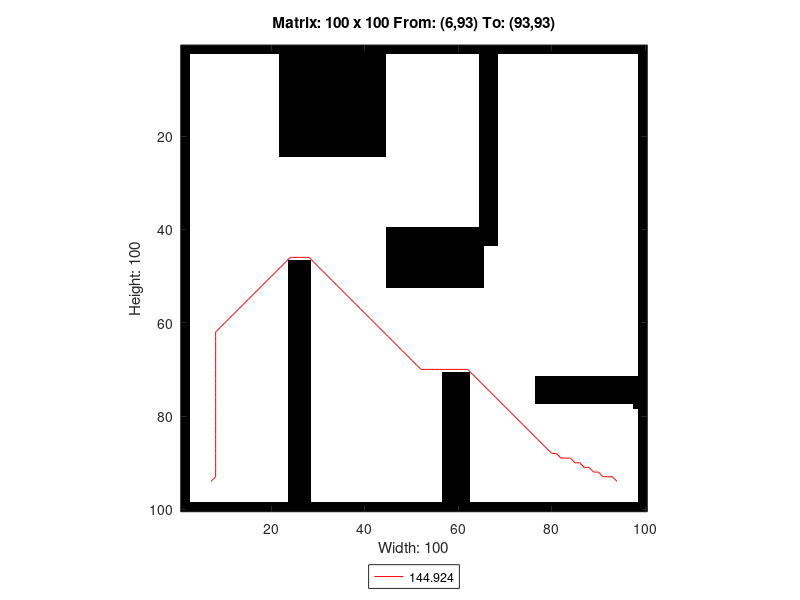

Recreate this plot in MATLAB.
A=[0 0 0 0 0 0 0 0 0 0 0 0 0 0 0 0 0 0 0 0 0 0 0 0 0 0 0 0 0 0 0 0 0 0 0 0 0 0 0 0 0 0 0 0 0 0 0 0 0 0 0 0 0 0 0 0 0 0 0 0 0 0 0 0 0 0 0 0 0 0 0 0 0 0 0 0 0 0 0 0 0 0 0 0 0 0 0 0 0 0 0 0 0 0 0 0 0 0 0 0 ;
0 0 0 0 0 0 0 0 0 0 0 0 0 0 0 0 0 0 0 0 0 0 0 0 0 0 0 0 0 0 0 0 0 0 0 0 0 0 0 0 0 0 0 0 0 0 0 0 0 0 0 0 0 0 0 0 0 0 0 0 0 0 0 0 0 0 0 0 0 0 0 0 0 0 0 0 0 0 0 0 0 0 0 0 0 0 0 0 0 0 0 0 0 0 0 0 0 0 0 0 ;
0 0 1 1 1 1 1 1 1 1 1 1 1 1 1 1 1 1 1 1 1 0 0 0 0 0 0 0 0 0 0 0 0 0 0 0 0 0 0 0 0 0 0 0 1 1 1 1 1 1 1 1 1 1 1 1 1 1 1 1 1 1 1 1 0 0 0 0 1 1 1 1 1 1 1 1 1 1 1 1 1 1 1 1 1 1 1 1 1 1 1 1 1 1 1 1 1 1 0 0 ;
0 0 1 1 1 1 1 1 1 1 1 1 1 1 1 1 1 1 1 1 1 0 0 0 0 0 0 0 0 0 0 0 0 0 0 0 0 0 0 0 0 0 0 0 1 1 1 1 1 1 1 1 1 1 1 1 1 1 1 1 1 1 1 1 0 0 0 0 1 1 1 1 1 1 1 1 1 1 1 1 1 1 1 1 1 1 1 1 1 1 1 1 1 1 1 1 1 1 0 0 ;
0 0 1 1 1 1 1 1 1 1 1 1 1 1 1 1 1 1 1 1 1 0 0 0 0 0 0 0 0 0 0 0 0 0 0 0 0 0 0 0 0 0 0 0 1 1 1 1 1 1 1 1 1 1 1 1 1 1 1 1 1 1 1 1 0 0 0 0 1 1 1 1 1 1 1 1 1 1 1 1 1 1 1 1 1 1 1 1 1 1 1 1 1 1 1 1 1 1 0 0 ;
0 0 1 1 1 1 1 1 1 1 1 1 1 1 1 1 1 1 1 1 1 0 0 0 0 0 0 0 0 0 0 0 0 0 0 0 0 0 0 0 0 0 0 0 1 1 1 1 1 1 1 1 1 1 1 1 1 1 1 1 1 1 1 1 0 0 0 0 1 1 1 1 1 1 1 1 1 1 1 1 1 1 1 1 1 1 1 1 1 1 1 1 1 1 1 1 1 1 0 0 ;
0 0 1 1 1 1 1 1 1 1 1 1 1 1 1 1 1 1 1 1 1 0 0 0 0 0 0 0 0 0 0 0 0 0 0 0 0 0 0 0 0 0 0 0 1 1 1 1 1 1 1 1 1 1 1 1 1 1 1 1 1 1 1 1 0 0 0 0 1 1 1 1 1 1 1 1 1 1 1 1 1 1 1 1 1 1 1 1 1 1 1 1 1 1 1 1 1 1 0 0 ;
0 0 1 1 1 1 1 1 1 1 1 1 1 1 1 1 1 1 1 1 1 0 0 0 0 0 0 0 0 0 0 0 0 0 0 0 0 0 0 0 0 0 0 0 1 1 1 1 1 1 1 1 1 1 1 1 1 1 1 1 1 1 1 1 0 0 0 0 1 1 1 1 1 1 1 1 1 1 1 1 1 1 1 1 1 1 1 1 1 1 1 1 1 1 1 1 1 1 0 0 ;
0 0 1 1 1 1 1 1 1 1 1 1 1 1 1 1 1 1 1 1 1 0 0 0 0 0 0 0 0 0 0 0 0 0 0 0 0 0 0 0 0 0 0 0 1 1 1 1 1 1 1 1 1 1 1 1 1 1 1 1 1 1 1 1 0 0 0 0 1 1 1 1 1 1 1 1 1 1 1 1 1 1 1 1 1 1 1 1 1 1 1 1 1 1 1 1 1 1 0 0 ;
0 0 1 1 1 1 1 1 1 1 1 1 1 1 1 1 1 1 1 1 1 0 0 0 0 0 0 0 0 0 0 0 0 0 0 0 0 0 0 0 0 0 0 0 1 1 1 1 1 1 1 1 1 1 1 1 1 1 1 1 1 1 1 1 0 0 0 0 1 1 1 1 1 1 1 1 1 1 1 1 1 1 1 1 1 1 1 1 1 1 1 1 1 1 1 1 1 1 0 0 ;
0 0 1 1 1 1 1 1 1 1 1 1 1 1 1 1 1 1 1 1 1 0 0 0 0 0 0 0 0 0 0 0 0 0 0 0 0 0 0 0 0 0 0 0 1 1 1 1 1 1 1 1 1 1 1 1 1 1 1 1 1 1 1 1 0 0 0 0 1 1 1 1 1 1 1 1 1 1 1 1 1 1 1 1 1 1 1 1 1 1 1 1 1 1 1 1 1 1 0 0 ;
0 0 1 1 1 1 1 1 1 1 1 1 1 1 1 1 1 1 1 1 1 0 0 0 0 0 0 0 0 0 0 0 0 0 0 0 0 0 0 0 0 0 0 0 1 1 1 1 1 1 1 1 1 1 1 1 1 1 1 1 1 1 1 1 0 0 0 0 1 1 1 1 1 1 1 1 1 1 1 1 1 1 1 1 1 1 1 1 1 1 1 1 1 1 1 1 1 1 0 0 ;
0 0 1 1 1 1 1 1 1 1 1 1 1 1 1 1 1 1 1 1 1 0 0 0 0 0 0 0 0 0 0 0 0 0 0 0 0 0 0 0 0 0 0 0 1 1 1 1 1 1 1 1 1 1 1 1 1 1 1 1 1 1 1 1 0 0 0 0 1 1 1 1 1 1 1 1 1 1 1 1 1 1 1 1 1 1 1 1 1 1 1 1 1 1 1 1 1 1 0 0 ;
0 0 1 1 1 1 1 1 1 1 1 1 1 1 1 1 1 1 1 1 1 0 0 0 0 0 0 0 0 0 0 0 0 0 0 0 0 0 0 0 0 0 0 0 1 1 1 1 1 1 1 1 1 1 1 1 1 1 1 1 1 1 1 1 0 0 0 0 1 1 1 1 1 1 1 1 1 1 1 1 1 1 1 1 1 1 1 1 1 1 1 1 1 1 1 1 1 1 0 0 ;
0 0 1 1 1 1 1 1 1 1 1 1 1 1 1 1 1 1 1 1 1 0 0 0 0 0 0 0 0 0 0 0 0 0 0 0 0 0 0 0 0 0 0 0 1 1 1 1 1 1 1 1 1 1 1 1 1 1 1 1 1 1 1 1 0 0 0 0 1 1 1 1 1 1 1 1 1 1 1 1 1 1 1 1 1 1 1 1 1 1 1 1 1 1 1 1 1 1 0 0 ;
0 0 1 1 1 1 1 1 1 1 1 1 1 1 1 1 1 1 1 1 1 0 0 0 0 0 0 0 0 0 0 0 0 0 0 0 0 0 0 0 0 0 0 0 1 1 1 1 1 1 1 1 1 1 1 1 1 1 1 1 1 1 1 1 0 0 0 0 1 1 1 1 1 1 1 1 1 1 1 1 1 1 1 1 1 1 1 1 1 1 1 1 1 1 1 1 1 1 0 0 ;
0 0 1 1 1 1 1 1 1 1 1 1 1 1 1 1 1 1 1 1 1 0 0 0 0 0 0 0 0 0 0 0 0 0 0 0 0 0 0 0 0 0 0 0 1 1 1 1 1 1 1 1 1 1 1 1 1 1 1 1 1 1 1 1 0 0 0 0 1 1 1 1 1 1 1 1 1 1 1 1 1 1 1 1 1 1 1 1 1 1 1 1 1 1 1 1 1 1 0 0 ;
0 0 1 1 1 1 1 1 1 1 1 1 1 1 1 1 1 1 1 1 1 0 0 0 0 0 0 0 0 0 0 0 0 0 0 0 0 0 0 0 0 0 0 0 1 1 1 1 1 1 1 1 1 1 1 1 1 1 1 1 1 1 1 1 0 0 0 0 1 1 1 1 1 1 1 1 1 1 1 1 1 1 1 1 1 1 1 1 1 1 1 1 1 1 1 1 1 1 0 0 ;
0 0 1 1 1 1 1 1 1 1 1 1 1 1 1 1 1 1 1 1 1 0 0 0 0 0 0 0 0 0 0 0 0 0 0 0 0 0 0 0 0 0 0 0 1 1 1 1 1 1 1 1 1 1 1 1 1 1 1 1 1 1 1 1 0 0 0 0 1 1 1 1 1 1 1 1 1 1 1 1 1 1 1 1 1 1 1 1 1 1 1 1 1 1 1 1 1 1 0 0 ;
0 0 1 1 1 1 1 1 1 1 1 1 1 1 1 1 1 1 1 1 1 0 0 0 0 0 0 0 0 0 0 0 0 0 0 0 0 0 0 0 0 0 0 0 1 1 1 1 1 1 1 1 1 1 1 1 1 1 1 1 1 1 1 1 0 0 0 0 1 1 1 1 1 1 1 1 1 1 1 1 1 1 1 1 1 1 1 1 1 1 1 1 1 1 1 1 1 1 0 0 ;
0 0 1 1 1 1 1 1 1 1 1 1 1 1 1 1 1 1 1 1 1 0 0 0 0 0 0 0 0 0 0 0 0 0 0 0 0 0 0 0 0 0 0 0 1 1 1 1 1 1 1 1 1 1 1 1 1 1 1 1 1 1 1 1 0 0 0 0 1 1 1 1 1 1 1 1 1 1 1 1 1 1 1 1 1 1 1 1 1 1 1 1 1 1 1 1 1 1 0 0 ;
0 0 1 1 1 1 1 1 1 1 1 1 1 1 1 1 1 1 1 1 1 0 0 0 0 0 0 0 0 0 0 0 0 0 0 0 0 0 0 0 0 0 0 0 1 1 1 1 1 1 1 1 1 1 1 1 1 1 1 1 1 1 1 1 0 0 0 0 1 1 1 1 1 1 1 1 1 1 1 1 1 1 1 1 1 1 1 1 1 1 1 1 1 1 1 1 1 1 0 0 ;
0 0 1 1 1 1 1 1 1 1 1 1 1 1 1 1 1 1 1 1 1 0 0 0 0 0 0 0 0 0 0 0 0 0 0 0 0 0 0 0 0 0 0 0 1 1 1 1 1 1 1 1 1 1 1 1 1 1 1 1 1 1 1 1 0 0 0 0 1 1 1 1 1 1 1 1 1 1 1 1 1 1 1 1 1 1 1 1 1 1 1 1 1 1 1 1 1 1 0 0 ;
0 0 1 1 1 1 1 1 1 1 1 1 1 1 1 1 1 1 1 1 1 0 0 0 0 0 0 0 0 0 0 0 0 0 0 0 0 0 0 0 0 0 0 0 1 1 1 1 1 1 1 1 1 1 1 1 1 1 1 1 1 1 1 1 0 0 0 0 1 1 1 1 1 1 1 1 1 1 1 1 1 1 1 1 1 1 1 1 1 1 1 1 1 1 1 1 1 1 0 0 ;
0 0 1 1 1 1 1 1 1 1 1 1 1 1 1 1 1 1 1 1 1 1 1 1 1 1 1 1 1 1 1 1 1 1 1 1 1 1 1 1 1 1 1 1 1 1 1 1 1 1 1 1 1 1 1 1 1 1 1 1 1 1 1 1 0 0 0 0 1 1 1 1 1 1 1 1 1 1 1 1 1 1 1 1 1 1 1 1 1 1 1 1 1 1 1 1 1 1 0 0 ;
0 0 1 1 1 1 1 1 1 1 1 1 1 1 1 1 1 1 1 1 1 1 1 1 1 1 1 1 1 1 1 1 1 1 1 1 1 1 1 1 1 1 1 1 1 1 1 1 1 1 1 1 1 1 1 1 1 1 1 1 1 1 1 1 0 0 0 0 1 1 1 1 1 1 1 1 1 1 1 1 1 1 1 1 1 1 1 1 1 1 1 1 1 1 1 1 1 1 0 0 ;
0 0 1 1 1 1 1 1 1 1 1 1 1 1 1 1 1 1 1 1 1 1 1 1 1 1 1 1 1 1 1 1 1 1 1 1 1 1 1 1 1 1 1 1 1 1 1 1 1 1 1 1 1 1 1 1 1 1 1 1 1 1 1 1 0 0 0 0 1 1 1 1 1 1 1 1 1 1 1 1 1 1 1 1 1 1 1 1 1 1 1 1 1 1 1 1 1 1 0 0 ;
0 0 1 1 1 1 1 1 1 1 1 1 1 1 1 1 1 1 1 1 1 1 1 1 1 1 1 1 1 1 1 1 1 1 1 1 1 1 1 1 1 1 1 1 1 1 1 1 1 1 1 1 1 1 1 1 1 1 1 1 1 1 1 1 0 0 0 0 1 1 1 1 1 1 1 1 1 1 1 1 1 1 1 1 1 1 1 1 1 1 1 1 1 1 1 1 1 1 0 0 ;
0 0 1 1 1 1 1 1 1 1 1 1 1 1 1 1 1 1 1 1 1 1 1 1 1 1 1 1 1 1 1 1 1 1 1 1 1 1 1 1 1 1 1 1 1 1 1 1 1 1 1 1 1 1 1 1 1 1 1 1 1 1 1 1 0 0 0 0 1 1 1 1 1 1 1 1 1 1 1 1 1 1 1 1 1 1 1 1 1 1 1 1 1 1 1 1 1 1 0 0 ;
0 0 1 1 1 1 1 1 1 1 1 1 1 1 1 1 1 1 1 1 1 1 1 1 1 1 1 1 1 1 1 1 1 1 1 1 1 1 1 1 1 1 1 1 1 1 1 1 1 1 1 1 1 1 1 1 1 1 1 1 1 1 1 1 0 0 0 0 1 1 1 1 1 1 1 1 1 1 1 1 1 1 1 1 1 1 1 1 1 1 1 1 1 1 1 1 1 1 0 0 ;
0 0 1 1 1 1 1 1 1 1 1 1 1 1 1 1 1 1 1 1 1 1 1 1 1 1 1 1 1 1 1 1 1 1 1 1 1 1 1 1 1 1 1 1 1 1 1 1 1 1 1 1 1 1 1 1 1 1 1 1 1 1 1 1 0 0 0 0 1 1 1 1 1 1 1 1 1 1 1 1 1 1 1 1 1 1 1 1 1 1 1 1 1 1 1 1 1 1 0 0 ;
0 0 1 1 1 1 1 1 1 1 1 1 1 1 1 1 1 1 1 1 1 1 1 1 1 1 1 1 1 1 1 1 1 1 1 1 1 1 1 1 1 1 1 1 1 1 1 1 1 1 1 1 1 1 1 1 1 1 1 1 1 1 1 1 0 0 0 0 1 1 1 1 1 1 1 1 1 1 1 1 1 1 1 1 1 1 1 1 1 1 1 1 1 1 1 1 1 1 0 0 ;
0 0 1 1 1 1 1 1 1 1 1 1 1 1 1 1 1 1 1 1 1 1 1 1 1 1 1 1 1 1 1 1 1 1 1 1 1 1 1 1 1 1 1 1 1 1 1 1 1 1 1 1 1 1 1 1 1 1 1 1 1 1 1 1 0 0 0 0 1 1 1 1 1 1 1 1 1 1 1 1 1 1 1 1 1 1 1 1 1 1 1 1 1 1 1 1 1 1 0 0 ;
0 0 1 1 1 1 1 1 1 1 1 1 1 1 1 1 1 1 1 1 1 1 1 1 1 1 1 1 1 1 1 1 1 1 1 1 1 1 1 1 1 1 1 1 1 1 1 1 1 1 1 1 1 1 1 1 1 1 1 1 1 1 1 1 0 0 0 0 1 1 1 1 1 1 1 1 1 1 1 1 1 1 1 1 1 1 1 1 1 1 1 1 1 1 1 1 1 1 0 0 ;
0 0 1 1 1 1 1 1 1 1 1 1 1 1 1 1 1 1 1 1 1 1 1 1 1 1 1 1 1 1 1 1 1 1 1 1 1 1 1 1 1 1 1 1 1 1 1 1 1 1 1 1 1 1 1 1 1 1 1 1 1 1 1 1 0 0 0 0 1 1 1 1 1 1 1 1 1 1 1 1 1 1 1 1 1 1 1 1 1 1 1 1 1 1 1 1 1 1 0 0 ;
0 0 1 1 1 1 1 1 1 1 1 1 1 1 1 1 1 1 1 1 1 1 1 1 1 1 1 1 1 1 1 1 1 1 1 1 1 1 1 1 1 1 1 1 1 1 1 1 1 1 1 1 1 1 1 1 1 1 1 1 1 1 1 1 0 0 0 0 1 1 1 1 1 1 1 1 1 1 1 1 1 1 1 1 1 1 1 1 1 1 1 1 1 1 1 1 1 1 0 0 ;
0 0 1 1 1 1 1 1 1 1 1 1 1 1 1 1 1 1 1 1 1 1 1 1 1 1 1 1 1 1 1 1 1 1 1 1 1 1 1 1 1 1 1 1 1 1 1 1 1 1 1 1 1 1 1 1 1 1 1 1 1 1 1 1 0 0 0 0 1 1 1 1 1 1 1 1 1 1 1 1 1 1 1 1 1 1 1 1 1 1 1 1 1 1 1 1 1 1 0 0 ;
0 0 1 1 1 1 1 1 1 1 1 1 1 1 1 1 1 1 1 1 1 1 1 1 1 1 1 1 1 1 1 1 1 1 1 1 1 1 1 1 1 1 1 1 1 1 1 1 1 1 1 1 1 1 1 1 1 1 1 1 1 1 1 1 0 0 0 0 1 1 1 1 1 1 1 1 1 1 1 1 1 1 1 1 1 1 1 1 1 1 1 1 1 1 1 1 1 1 0 0 ;
0 0 1 1 1 1 1 1 1 1 1 1 1 1 1 1 1 1 1 1 1 1 1 1 1 1 1 1 1 1 1 1 1 1 1 1 1 1 1 1 1 1 1 1 1 1 1 1 1 1 1 1 1 1 1 1 1 1 1 1 1 1 1 1 0 0 0 0 1 1 1 1 1 1 1 1 1 1 1 1 1 1 1 1 1 1 1 1 1 1 1 1 1 1 1 1 1 1 0 0 ;
0 0 1 1 1 1 1 1 1 1 1 1 1 1 1 1 1 1 1 1 1 1 1 1 1 1 1 1 1 1 1 1 1 1 1 1 1 1 1 1 1 1 1 1 0 0 0 0 0 0 0 0 0 0 0 0 0 0 0 0 0 0 0 0 0 0 0 0 1 1 1 1 1 1 1 1 1 1 1 1 1 1 1 1 1 1 1 1 1 1 1 1 1 1 1 1 1 1 0 0 ;
0 0 1 1 1 1 1 1 1 1 1 1 1 1 1 1 1 1 1 1 1 1 1 1 1 1 1 1 1 1 1 1 1 1 1 1 1 1 1 1 1 1 1 1 0 0 0 0 0 0 0 0 0 0 0 0 0 0 0 0 0 0 0 0 0 0 0 0 1 1 1 1 1 1 1 1 1 1 1 1 1 1 1 1 1 1 1 1 1 1 1 1 1 1 1 1 1 1 0 0 ;
0 0 1 1 1 1 1 1 1 1 1 1 1 1 1 1 1 1 1 1 1 1 1 1 1 1 1 1 1 1 1 1 1 1 1 1 1 1 1 1 1 1 1 1 0 0 0 0 0 0 0 0 0 0 0 0 0 0 0 0 0 0 0 0 0 0 0 0 1 1 1 1 1 1 1 1 1 1 1 1 1 1 1 1 1 1 1 1 1 1 1 1 1 1 1 1 1 1 0 0 ;
0 0 1 1 1 1 1 1 1 1 1 1 1 1 1 1 1 1 1 1 1 1 1 1 1 1 1 1 1 1 1 1 1 1 1 1 1 1 1 1 1 1 1 1 0 0 0 0 0 0 0 0 0 0 0 0 0 0 0 0 0 0 0 0 0 0 0 0 1 1 1 1 1 1 1 1 1 1 1 1 1 1 1 1 1 1 1 1 1 1 1 1 1 1 1 1 1 1 0 0 ;
0 0 1 1 1 1 1 1 1 1 1 1 1 1 1 1 1 1 1 1 1 1 1 1 1 1 1 1 1 1 1 1 1 1 1 1 1 1 1 1 1 1 1 1 0 0 0 0 0 0 0 0 0 0 0 0 0 0 0 0 0 0 0 0 0 1 1 1 1 1 1 1 1 1 1 1 1 1 1 1 1 1 1 1 1 1 1 1 1 1 1 1 1 1 1 1 1 1 0 0 ;
0 0 1 1 1 1 1 1 1 1 1 1 1 1 1 1 1 1 1 1 1 1 1 1 1 1 1 1 1 1 1 1 1 1 1 1 1 1 1 1 1 1 1 1 0 0 0 0 0 0 0 0 0 0 0 0 0 0 0 0 0 0 0 0 0 1 1 1 1 1 1 1 1 1 1 1 1 1 1 1 1 1 1 1 1 1 1 1 1 1 1 1 1 1 1 1 1 1 0 0 ;
0 0 1 1 1 1 1 1 1 1 1 1 1 1 1 1 1 1 1 1 1 1 1 1 1 1 1 1 1 1 1 1 1 1 1 1 1 1 1 1 1 1 1 1 0 0 0 0 0 0 0 0 0 0 0 0 0 0 0 0 0 0 0 0 0 1 1 1 1 1 1 1 1 1 1 1 1 1 1 1 1 1 1 1 1 1 1 1 1 1 1 1 1 1 1 1 1 1 0 0 ;
0 0 1 1 1 1 1 1 1 1 1 1 1 1 1 1 1 1 1 1 1 1 1 0 0 0 0 0 1 1 1 1 1 1 1 1 1 1 1 1 1 1 1 1 0 0 0 0 0 0 0 0 0 0 0 0 0 0 0 0 0 0 0 0 0 1 1 1 1 1 1 1 1 1 1 1 1 1 1 1 1 1 1 1 1 1 1 1 1 1 1 1 1 1 1 1 1 1 0 0 ;
0 0 1 1 1 1 1 1 1 1 1 1 1 1 1 1 1 1 1 1 1 1 1 0 0 0 0 0 1 1 1 1 1 1 1 1 1 1 1 1 1 1 1 1 0 0 0 0 0 0 0 0 0 0 0 0 0 0 0 0 0 0 0 0 0 1 1 1 1 1 1 1 1 1 1 1 1 1 1 1 1 1 1 1 1 1 1 1 1 1 1 1 1 1 1 1 1 1 0 0 ;
0 0 1 1 1 1 1 1 1 1 1 1 1 1 1 1 1 1 1 1 1 1 1 0 0 0 0 0 1 1 1 1 1 1 1 1 1 1 1 1 1 1 1 1 0 0 0 0 0 0 0 0 0 0 0 0 0 0 0 0 0 0 0 0 0 1 1 1 1 1 1 1 1 1 1 1 1 1 1 1 1 1 1 1 1 1 1 1 1 1 1 1 1 1 1 1 1 1 0 0 ;
0 0 1 1 1 1 1 1 1 1 1 1 1 1 1 1 1 1 1 1 1 1 1 0 0 0 0 0 1 1 1 1 1 1 1 1 1 1 1 1 1 1 1 1 0 0 0 0 0 0 0 0 0 0 0 0 0 0 0 0 0 0 0 0 0 1 1 1 1 1 1 1 1 1 1 1 1 1 1 1 1 1 1 1 1 1 1 1 1 1 1 1 1 1 1 1 1 1 0 0 ;
0 0 1 1 1 1 1 1 1 1 1 1 1 1 1 1 1 1 1 1 1 1 1 0 0 0 0 0 1 1 1 1 1 1 1 1 1 1 1 1 1 1 1 1 0 0 0 0 0 0 0 0 0 0 0 0 0 0 0 0 0 0 0 0 0 1 1 1 1 1 1 1 1 1 1 1 1 1 1 1 1 1 1 1 1 1 1 1 1 1 1 1 1 1 1 1 1 1 0 0 ;
0 0 1 1 1 1 1 1 1 1 1 1 1 1 1 1 1 1 1 1 1 1 1 0 0 0 0 0 1 1 1 1 1 1 1 1 1 1 1 1 1 1 1 1 0 0 0 0 0 0 0 0 0 0 0 0 0 0 0 0 0 0 0 0 0 1 1 1 1 1 1 1 1 1 1 1 1 1 1 1 1 1 1 1 1 1 1 1 1 1 1 1 1 1 1 1 1 1 0 0 ;
0 0 1 1 1 1 1 1 1 1 1 1 1 1 1 1 1 1 1 1 1 1 1 0 0 0 0 0 1 1 1 1 1 1 1 1 1 1 1 1 1 1 1 1 1 1 1 1 1 1 1 1 1 1 1 1 1 1 1 1 1 1 1 1 1 1 1 1 1 1 1 1 1 1 1 1 1 1 1 1 1 1 1 1 1 1 1 1 1 1 1 1 1 1 1 1 1 1 0 0 ;
0 0 1 1 1 1 1 1 1 1 1 1 1 1 1 1 1 1 1 1 1 1 1 0 0 0 0 0 1 1 1 1 1 1 1 1 1 1 1 1 1 1 1 1 1 1 1 1 1 1 1 1 1 1 1 1 1 1 1 1 1 1 1 1 1 1 1 1 1 1 1 1 1 1 1 1 1 1 1 1 1 1 1 1 1 1 1 1 1 1 1 1 1 1 1 1 1 1 0 0 ;
0 0 1 1 1 1 1 1 1 1 1 1 1 1 1 1 1 1 1 1 1 1 1 0 0 0 0 0 1 1 1 1 1 1 1 1 1 1 1 1 1 1 1 1 1 1 1 1 1 1 1 1 1 1 1 1 1 1 1 1 1 1 1 1 1 1 1 1 1 1 1 1 1 1 1 1 1 1 1 1 1 1 1 1 1 1 1 1 1 1 1 1 1 1 1 1 1 1 0 0 ;
0 0 1 1 1 1 1 1 1 1 1 1 1 1 1 1 1 1 1 1 1 1 1 0 0 0 0 0 1 1 1 1 1 1 1 1 1 1 1 1 1 1 1 1 1 1 1 1 1 1 1 1 1 1 1 1 1 1 1 1 1 1 1 1 1 1 1 1 1 1 1 1 1 1 1 1 1 1 1 1 1 1 1 1 1 1 1 1 1 1 1 1 1 1 1 1 1 1 0 0 ;
0 0 1 1 1 1 1 1 1 1 1 1 1 1 1 1 1 1 1 1 1 1 1 0 0 0 0 0 1 1 1 1 1 1 1 1 1 1 1 1 1 1 1 1 1 1 1 1 1 1 1 1 1 1 1 1 1 1 1 1 1 1 1 1 1 1 1 1 1 1 1 1 1 1 1 1 1 1 1 1 1 1 1 1 1 1 1 1 1 1 1 1 1 1 1 1 1 1 0 0 ;
0 0 1 1 1 1 1 1 1 1 1 1 1 1 1 1 1 1 1 1 1 1 1 0 0 0 0 0 1 1 1 1 1 1 1 1 1 1 1 1 1 1 1 1 1 1 1 1 1 1 1 1 1 1 1 1 1 1 1 1 1 1 1 1 1 1 1 1 1 1 1 1 1 1 1 1 1 1 1 1 1 1 1 1 1 1 1 1 1 1 1 1 1 1 1 1 1 1 0 0 ;
0 0 1 1 1 1 1 1 1 1 1 1 1 1 1 1 1 1 1 1 1 1 1 0 0 0 0 0 1 1 1 1 1 1 1 1 1 1 1 1 1 1 1 1 1 1 1 1 1 1 1 1 1 1 1 1 1 1 1 1 1 1 1 1 1 1 1 1 1 1 1 1 1 1 1 1 1 1 1 1 1 1 1 1 1 1 1 1 1 1 1 1 1 1 1 1 1 1 0 0 ;
0 0 1 1 1 1 1 1 1 1 1 1 1 1 1 1 1 1 1 1 1 1 1 0 0 0 0 0 1 1 1 1 1 1 1 1 1 1 1 1 1 1 1 1 1 1 1 1 1 1 1 1 1 1 1 1 1 1 1 1 1 1 1 1 1 1 1 1 1 1 1 1 1 1 1 1 1 1 1 1 1 1 1 1 1 1 1 1 1 1 1 1 1 1 1 1 1 1 0 0 ;
0 0 1 1 1 1 1 1 1 1 1 1 1 1 1 1 1 1 1 1 1 1 1 0 0 0 0 0 1 1 1 1 1 1 1 1 1 1 1 1 1 1 1 1 1 1 1 1 1 1 1 1 1 1 1 1 1 1 1 1 1 1 1 1 1 1 1 1 1 1 1 1 1 1 1 1 1 1 1 1 1 1 1 1 1 1 1 1 1 1 1 1 1 1 1 1 1 1 0 0 ;
0 0 1 1 1 1 1 1 1 1 1 1 1 1 1 1 1 1 1 1 1 1 1 0 0 0 0 0 1 1 1 1 1 1 1 1 1 1 1 1 1 1 1 1 1 1 1 1 1 1 1 1 1 1 1 1 1 1 1 1 1 1 1 1 1 1 1 1 1 1 1 1 1 1 1 1 1 1 1 1 1 1 1 1 1 1 1 1 1 1 1 1 1 1 1 1 1 1 0 0 ;
0 0 1 1 1 1 1 1 1 1 1 1 1 1 1 1 1 1 1 1 1 1 1 0 0 0 0 0 1 1 1 1 1 1 1 1 1 1 1 1 1 1 1 1 1 1 1 1 1 1 1 1 1 1 1 1 1 1 1 1 1 1 1 1 1 1 1 1 1 1 1 1 1 1 1 1 1 1 1 1 1 1 1 1 1 1 1 1 1 1 1 1 1 1 1 1 1 1 0 0 ;
0 0 1 1 1 1 1 1 1 1 1 1 1 1 1 1 1 1 1 1 1 1 1 0 0 0 0 0 1 1 1 1 1 1 1 1 1 1 1 1 1 1 1 1 1 1 1 1 1 1 1 1 1 1 1 1 1 1 1 1 1 1 1 1 1 1 1 1 1 1 1 1 1 1 1 1 1 1 1 1 1 1 1 1 1 1 1 1 1 1 1 1 1 1 1 1 1 1 0 0 ;
0 0 1 1 1 1 1 1 1 1 1 1 1 1 1 1 1 1 1 1 1 1 1 0 0 0 0 0 1 1 1 1 1 1 1 1 1 1 1 1 1 1 1 1 1 1 1 1 1 1 1 1 1 1 1 1 1 1 1 1 1 1 1 1 1 1 1 1 1 1 1 1 1 1 1 1 1 1 1 1 1 1 1 1 1 1 1 1 1 1 1 1 1 1 1 1 1 1 0 0 ;
0 0 1 1 1 1 1 1 1 1 1 1 1 1 1 1 1 1 1 1 1 1 1 0 0 0 0 0 1 1 1 1 1 1 1 1 1 1 1 1 1 1 1 1 1 1 1 1 1 1 1 1 1 1 1 1 1 1 1 1 1 1 1 1 1 1 1 1 1 1 1 1 1 1 1 1 1 1 1 1 1 1 1 1 1 1 1 1 1 1 1 1 1 1 1 1 1 1 0 0 ;
0 0 1 1 1 1 1 1 1 1 1 1 1 1 1 1 1 1 1 1 1 1 1 0 0 0 0 0 1 1 1 1 1 1 1 1 1 1 1 1 1 1 1 1 1 1 1 1 1 1 1 1 1 1 1 1 1 1 1 1 1 1 1 1 1 1 1 1 1 1 1 1 1 1 1 1 1 1 1 1 1 1 1 1 1 1 1 1 1 1 1 1 1 1 1 1 1 1 0 0 ;
0 0 1 1 1 1 1 1 1 1 1 1 1 1 1 1 1 1 1 1 1 1 1 0 0 0 0 0 1 1 1 1 1 1 1 1 1 1 1 1 1 1 1 1 1 1 1 1 1 1 1 1 1 1 1 1 1 1 1 1 1 1 1 1 1 1 1 1 1 1 1 1 1 1 1 1 1 1 1 1 1 1 1 1 1 1 1 1 1 1 1 1 1 1 1 1 1 1 0 0 ;
0 0 1 1 1 1 1 1 1 1 1 1 1 1 1 1 1 1 1 1 1 1 1 0 0 0 0 0 1 1 1 1 1 1 1 1 1 1 1 1 1 1 1 1 1 1 1 1 1 1 1 1 1 1 1 1 1 1 1 1 1 1 1 1 1 1 1 1 1 1 1 1 1 1 1 1 1 1 1 1 1 1 1 1 1 1 1 1 1 1 1 1 1 1 1 1 1 1 0 0 ;
0 0 1 1 1 1 1 1 1 1 1 1 1 1 1 1 1 1 1 1 1 1 1 0 0 0 0 0 1 1 1 1 1 1 1 1 1 1 1 1 1 1 1 1 1 1 1 1 1 1 1 1 1 1 1 1 1 1 1 1 1 1 1 1 1 1 1 1 1 1 1 1 1 1 1 1 1 1 1 1 1 1 1 1 1 1 1 1 1 1 1 1 1 1 1 1 1 1 0 0 ;
0 0 1 1 1 1 1 1 1 1 1 1 1 1 1 1 1 1 1 1 1 1 1 0 0 0 0 0 1 1 1 1 1 1 1 1 1 1 1 1 1 1 1 1 1 1 1 1 1 1 1 1 1 1 1 1 0 0 0 0 0 0 1 1 1 1 1 1 1 1 1 1 1 1 1 1 1 1 1 1 1 1 1 1 1 1 1 1 1 1 1 1 1 1 1 1 1 1 0 0 ;
0 0 1 1 1 1 1 1 1 1 1 1 1 1 1 1 1 1 1 1 1 1 1 0 0 0 0 0 1 1 1 1 1 1 1 1 1 1 1 1 1 1 1 1 1 1 1 1 1 1 1 1 1 1 1 1 0 0 0 0 0 0 1 1 1 1 1 1 1 1 1 1 1 1 1 1 0 0 0 0 0 0 0 0 0 0 0 0 0 0 0 0 0 0 0 0 0 0 0 0 ;
0 0 1 1 1 1 1 1 1 1 1 1 1 1 1 1 1 1 1 1 1 1 1 0 0 0 0 0 1 1 1 1 1 1 1 1 1 1 1 1 1 1 1 1 1 1 1 1 1 1 1 1 1 1 1 1 0 0 0 0 0 0 1 1 1 1 1 1 1 1 1 1 1 1 1 1 0 0 0 0 0 0 0 0 0 0 0 0 0 0 0 0 0 0 0 0 0 0 0 0 ;
0 0 1 1 1 1 1 1 1 1 1 1 1 1 1 1 1 1 1 1 1 1 1 0 0 0 0 0 1 1 1 1 1 1 1 1 1 1 1 1 1 1 1 1 1 1 1 1 1 1 1 1 1 1 1 1 0 0 0 0 0 0 1 1 1 1 1 1 1 1 1 1 1 1 1 1 0 0 0 0 0 0 0 0 0 0 0 0 0 0 0 0 0 0 0 0 0 0 0 0 ;
0 0 1 1 1 1 1 1 1 1 1 1 1 1 1 1 1 1 1 1 1 1 1 0 0 0 0 0 1 1 1 1 1 1 1 1 1 1 1 1 1 1 1 1 1 1 1 1 1 1 1 1 1 1 1 1 0 0 0 0 0 0 1 1 1 1 1 1 1 1 1 1 1 1 1 1 0 0 0 0 0 0 0 0 0 0 0 0 0 0 0 0 0 0 0 0 0 0 0 0 ;
0 0 1 1 1 1 1 1 1 1 1 1 1 1 1 1 1 1 1 1 1 1 1 0 0 0 0 0 1 1 1 1 1 1 1 1 1 1 1 1 1 1 1 1 1 1 1 1 1 1 1 1 1 1 1 1 0 0 0 0 0 0 1 1 1 1 1 1 1 1 1 1 1 1 1 1 0 0 0 0 0 0 0 0 0 0 0 0 0 0 0 0 0 0 0 0 0 0 0 0 ;
0 0 1 1 1 1 1 1 1 1 1 1 1 1 1 1 1 1 1 1 1 1 1 0 0 0 0 0 1 1 1 1 1 1 1 1 1 1 1 1 1 1 1 1 1 1 1 1 1 1 1 1 1 1 1 1 0 0 0 0 0 0 1 1 1 1 1 1 1 1 1 1 1 1 1 1 0 0 0 0 0 0 0 0 0 0 0 0 0 0 0 0 0 0 0 0 0 0 0 0 ;
0 0 1 1 1 1 1 1 1 1 1 1 1 1 1 1 1 1 1 1 1 1 1 0 0 0 0 0 1 1 1 1 1 1 1 1 1 1 1 1 1 1 1 1 1 1 1 1 1 1 1 1 1 1 1 1 0 0 0 0 0 0 1 1 1 1 1 1 1 1 1 1 1 1 1 1 1 1 1 1 1 1 1 1 1 1 1 1 1 1 1 1 1 1 1 1 1 0 0 0 ;
0 0 1 1 1 1 1 1 1 1 1 1 1 1 1 1 1 1 1 1 1 1 1 0 0 0 0 0 1 1 1 1 1 1 1 1 1 1 1 1 1 1 1 1 1 1 1 1 1 1 1 1 1 1 1 1 0 0 0 0 0 0 1 1 1 1 1 1 1 1 1 1 1 1 1 1 1 1 1 1 1 1 1 1 1 1 1 1 1 1 1 1 1 1 1 1 1 1 0 0 ;
0 0 1 1 1 1 1 1 1 1 1 1 1 1 1 1 1 1 1 1 1 1 1 0 0 0 0 0 1 1 1 1 1 1 1 1 1 1 1 1 1 1 1 1 1 1 1 1 1 1 1 1 1 1 1 1 0 0 0 0 0 0 1 1 1 1 1 1 1 1 1 1 1 1 1 1 1 1 1 1 1 1 1 1 1 1 1 1 1 1 1 1 1 1 1 1 1 1 0 0 ;
0 0 1 1 1 1 1 1 1 1 1 1 1 1 1 1 1 1 1 1 1 1 1 0 0 0 0 0 1 1 1 1 1 1 1 1 1 1 1 1 1 1 1 1 1 1 1 1 1 1 1 1 1 1 1 1 0 0 0 0 0 0 1 1 1 1 1 1 1 1 1 1 1 1 1 1 1 1 1 1 1 1 1 1 1 1 1 1 1 1 1 1 1 1 1 1 1 1 0 0 ;
0 0 1 1 1 1 1 1 1 1 1 1 1 1 1 1 1 1 1 1 1 1 1 0 0 0 0 0 1 1 1 1 1 1 1 1 1 1 1 1 1 1 1 1 1 1 1 1 1 1 1 1 1 1 1 1 0 0 0 0 0 0 1 1 1 1 1 1 1 1 1 1 1 1 1 1 1 1 1 1 1 1 1 1 1 1 1 1 1 1 1 1 1 1 1 1 1 1 0 0 ;
0 0 1 1 1 1 1 1 1 1 1 1 1 1 1 1 1 1 1 1 1 1 1 0 0 0 0 0 1 1 1 1 1 1 1 1 1 1 1 1 1 1 1 1 1 1 1 1 1 1 1 1 1 1 1 1 0 0 0 0 0 0 1 1 1 1 1 1 1 1 1 1 1 1 1 1 1 1 1 1 1 1 1 1 1 1 1 1 1 1 1 1 1 1 1 1 1 1 0 0 ;
0 0 1 1 1 1 1 1 1 1 1 1 1 1 1 1 1 1 1 1 1 1 1 0 0 0 0 0 1 1 1 1 1 1 1 1 1 1 1 1 1 1 1 1 1 1 1 1 1 1 1 1 1 1 1 1 0 0 0 0 0 0 1 1 1 1 1 1 1 1 1 1 1 1 1 1 1 1 1 1 1 1 1 1 1 1 1 1 1 1 1 1 1 1 1 1 1 1 0 0 ;
0 0 1 1 1 1 1 1 1 1 1 1 1 1 1 1 1 1 1 1 1 1 1 0 0 0 0 0 1 1 1 1 1 1 1 1 1 1 1 1 1 1 1 1 1 1 1 1 1 1 1 1 1 1 1 1 0 0 0 0 0 0 1 1 1 1 1 1 1 1 1 1 1 1 1 1 1 1 1 1 1 1 1 1 1 1 1 1 1 1 1 1 1 1 1 1 1 1 0 0 ;
0 0 1 1 1 1 1 1 1 1 1 1 1 1 1 1 1 1 1 1 1 1 1 0 0 0 0 0 1 1 1 1 1 1 1 1 1 1 1 1 1 1 1 1 1 1 1 1 1 1 1 1 1 1 1 1 0 0 0 0 0 0 1 1 1 1 1 1 1 1 1 1 1 1 1 1 1 1 1 1 1 1 1 1 1 1 1 1 1 1 1 1 1 1 1 1 1 1 0 0 ;
0 0 1 1 1 1 1 1 1 1 1 1 1 1 1 1 1 1 1 1 1 1 1 0 0 0 0 0 1 1 1 1 1 1 1 1 1 1 1 1 1 1 1 1 1 1 1 1 1 1 1 1 1 1 1 1 0 0 0 0 0 0 1 1 1 1 1 1 1 1 1 1 1 1 1 1 1 1 1 1 1 1 1 1 1 1 1 1 1 1 1 1 1 1 1 1 1 1 0 0 ;
0 0 1 1 1 1 1 1 1 1 1 1 1 1 1 1 1 1 1 1 1 1 1 0 0 0 0 0 1 1 1 1 1 1 1 1 1 1 1 1 1 1 1 1 1 1 1 1 1 1 1 1 1 1 1 1 0 0 0 0 0 0 1 1 1 1 1 1 1 1 1 1 1 1 1 1 1 1 1 1 1 1 1 1 1 1 1 1 1 1 1 1 1 1 1 1 1 1 0 0 ;
0 0 1 1 1 1 1 1 1 1 1 1 1 1 1 1 1 1 1 1 1 1 1 0 0 0 0 0 1 1 1 1 1 1 1 1 1 1 1 1 1 1 1 1 1 1 1 1 1 1 1 1 1 1 1 1 0 0 0 0 0 0 1 1 1 1 1 1 1 1 1 1 1 1 1 1 1 1 1 1 1 1 1 1 1 1 1 1 1 1 1 1 1 1 1 1 1 1 0 0 ;
0 0 1 1 1 1 1 1 1 1 1 1 1 1 1 1 1 1 1 1 1 1 1 0 0 0 0 0 1 1 1 1 1 1 1 1 1 1 1 1 1 1 1 1 1 1 1 1 1 1 1 1 1 1 1 1 0 0 0 0 0 0 1 1 1 1 1 1 1 1 1 1 1 1 1 1 1 1 1 1 1 1 1 1 1 1 1 1 1 1 1 1 1 1 1 1 1 1 0 0 ;
0 0 1 1 1 1 1 1 1 1 1 1 1 1 1 1 1 1 1 1 1 1 1 0 0 0 0 0 1 1 1 1 1 1 1 1 1 1 1 1 1 1 1 1 1 1 1 1 1 1 1 1 1 1 1 1 0 0 0 0 0 0 1 1 1 1 1 1 1 1 1 1 1 1 1 1 1 1 1 1 1 1 1 1 1 1 1 1 1 1 1 1 1 1 1 1 1 1 0 0 ;
0 0 1 1 1 1 1 1 1 1 1 1 1 1 1 1 1 1 1 1 1 1 1 0 0 0 0 0 1 1 1 1 1 1 1 1 1 1 1 1 1 1 1 1 1 1 1 1 1 1 1 1 1 1 1 1 0 0 0 0 0 0 1 1 1 1 1 1 1 1 1 1 1 1 1 1 1 1 1 1 1 1 1 1 1 1 1 1 1 1 1 1 1 1 1 1 1 1 0 0 ;
0 0 1 1 1 1 1 1 1 1 1 1 1 1 1 1 1 1 1 1 1 1 1 0 0 0 0 0 1 1 1 1 1 1 1 1 1 1 1 1 1 1 1 1 1 1 1 1 1 1 1 1 1 1 1 1 0 0 0 0 0 0 1 1 1 1 1 1 1 1 1 1 1 1 1 1 1 1 1 1 1 1 1 1 1 1 1 1 1 1 1 1 1 1 1 1 1 1 0 0 ;
0 0 1 1 1 1 1 1 1 1 1 1 1 1 1 1 1 1 1 1 1 1 1 0 0 0 0 0 1 1 1 1 1 1 1 1 1 1 1 1 1 1 1 1 1 1 1 1 1 1 1 1 1 1 1 1 0 0 0 0 0 0 1 1 1 1 1 1 1 1 1 1 1 1 1 1 1 1 1 1 1 1 1 1 1 1 1 1 1 1 1 1 1 1 1 1 1 1 0 0 ;
0 0 1 1 1 1 1 1 1 1 1 1 1 1 1 1 1 1 1 1 1 1 1 0 0 0 0 0 1 1 1 1 1 1 1 1 1 1 1 1 1 1 1 1 1 1 1 1 1 1 1 1 1 1 1 1 0 0 0 0 0 0 1 1 1 1 1 1 1 1 1 1 1 1 1 1 1 1 1 1 1 1 1 1 1 1 1 1 1 1 1 1 1 1 1 1 1 1 0 0 ;
0 0 1 1 1 1 1 1 1 1 1 1 1 1 1 1 1 1 1 1 1 1 1 0 0 0 0 0 1 1 1 1 1 1 1 1 1 1 1 1 1 1 1 1 1 1 1 1 1 1 1 1 1 1 1 1 0 0 0 0 0 0 1 1 1 1 1 1 1 1 1 1 1 1 1 1 1 1 1 1 1 1 1 1 1 1 1 1 1 1 1 1 1 1 1 1 1 1 0 0 ;
0 0 1 1 1 1 1 1 1 1 1 1 1 1 1 1 1 1 1 1 1 1 1 0 0 0 0 0 1 1 1 1 1 1 1 1 1 1 1 1 1 1 1 1 1 1 1 1 1 1 1 1 1 1 1 1 0 0 0 0 0 0 1 1 1 1 1 1 1 1 1 1 1 1 1 1 1 1 1 1 1 1 1 1 1 1 1 1 1 1 1 1 1 1 1 1 1 1 0 0 ;
0 0 1 1 1 1 1 1 1 1 1 1 1 1 1 1 1 1 1 1 1 1 1 0 0 0 0 0 1 1 1 1 1 1 1 1 1 1 1 1 1 1 1 1 1 1 1 1 1 1 1 1 1 1 1 1 0 0 0 0 0 0 1 1 1 1 1 1 1 1 1 1 1 1 1 1 1 1 1 1 1 1 1 1 1 1 1 1 1 1 1 1 1 1 1 1 1 1 0 0 ;
0 0 0 0 0 0 0 0 0 0 0 0 0 0 0 0 0 0 0 0 0 0 0 0 0 0 0 0 0 0 0 0 0 0 0 0 0 0 0 0 0 0 0 0 0 0 0 0 0 0 0 0 0 0 0 0 0 0 0 0 0 0 0 0 0 0 0 0 0 0 0 0 0 0 0 0 0 0 0 0 0 0 0 0 0 0 0 0 0 0 0 0 0 0 0 0 0 0 0 0 ;
0 0 0 0 0 0 0 0 0 0 0 0 0 0 0 0 0 0 0 0 0 0 0 0 0 0 0 0 0 0 0 0 0 0 0 0 0 0 0 0 0 0 0 0 0 0 0 0 0 0 0 0 0 0 0 0 0 0 0 0 0 0 0 0 0 0 0 0 0 0 0 0 0 0 0 0 0 0 0 0 0 0 0 0 0 0 0 0 0 0 0 0 0 0 0 0 0 0 0 0 ;
];
imshow(A);
axis on
hold on
title('Matrix: 100 x 100 From: (6,93) To: (93,93)');
xlabel('Width: 100');
ylabel('Height: 100');
X=[94,94,93,92,91,90,89,88,87,86,85,84,83,82,81,80,79,78,77,76,75,74,73,72,71,70,69,68,67,66,65,64,63,62,61,60,59,58,57,56,55,54,53,52,51,50,49,48,47,46,45,44,43,42,41,40,39,38,37,36,35,34,33,32,31,30,29,28,27,26,25,24,23,22,21,20,19,18,17,16,15,14,13,12,11,10,9,8,8,8,8,8,8,8,8,8,8,8,8,8,8,8,8,8,8,8,8,8,8,8,8,8,8,8,8,8,8,8,8,7,7];
Y=-[-94,-94,-93,-93,-93,-92,-92,-91,-91,-90,-90,-89,-89,-89,-88,-88,-87,-86,-85,-84,-83,-82,-81,-80,-79,-78,-77,-76,-75,-74,-73,-72,-71,-70,-70,-70,-70,-70,-70,-70,-70,-70,-70,-70,-69,-68,-67,-66,-65,-64,-63,-62,-61,-60,-59,-58,-57,-56,-55,-54,-53,-52,-51,-50,-49,-48,-47,-46,-46,-46,-46,-46,-47,-48,-49,-50,-51,-52,-53,-54,-55,-56,-57,-58,-59,-60,-61,-62,-63,-64,-65,-66,-67,-68,-69,-70,-71,-72,-73,-74,-75,-76,-77,-78,-79,-80,-81,-82,-83,-84,-85,-86,-87,-88,-89,-90,-91,-92,-93,-94,-94];
hold on;
plot(X,Y,'r');
legend('144.924','Location','southoutside');
